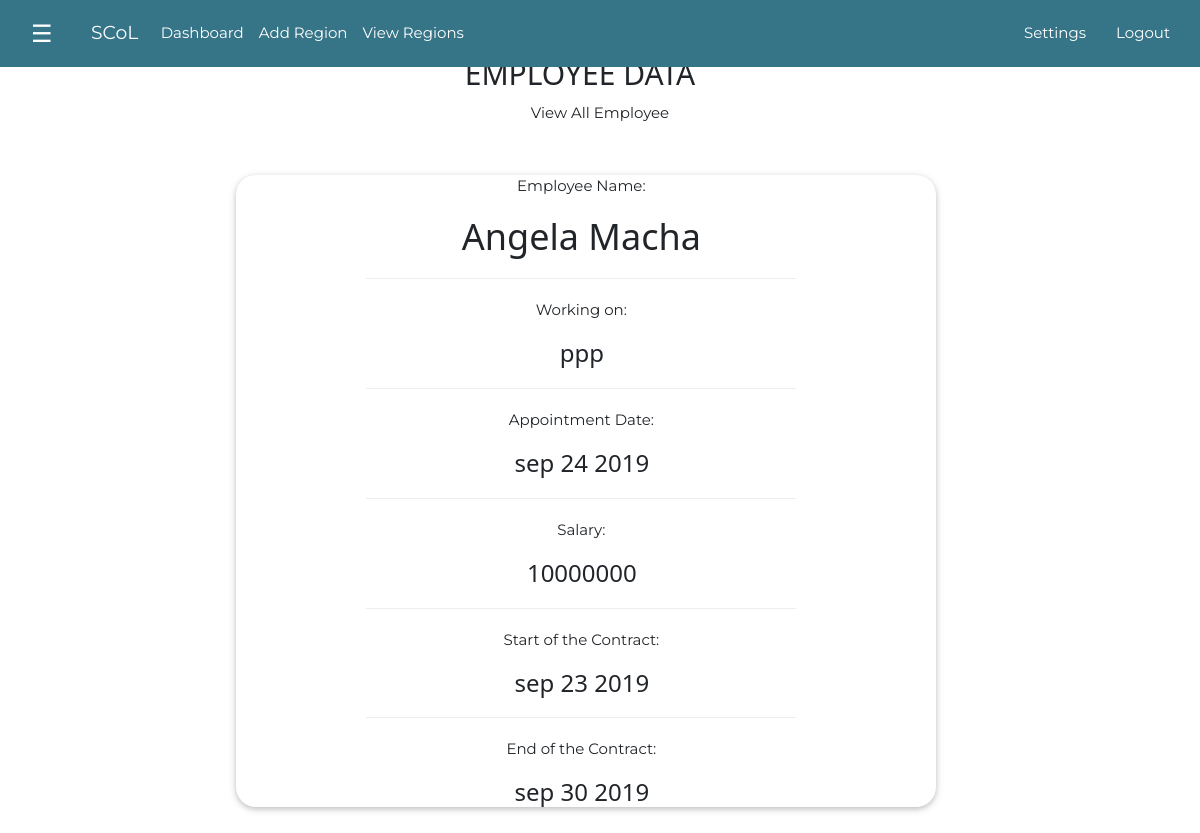
/employee_details/3/, run on the app's committed database.
### demo_app/models.py (models this page shows, shortened)
class schedule(models.Model):
    full_name = models.CharField(max_length = 50)
    project_name = models.CharField(max_length = 20)
    appointment_date = models.DateTimeField(default = timezone.now)
    salary = models.PositiveIntegerField(default = 0)
    date_of_contract = models.DateTimeField(default = timezone.now)
    end_of_contract = models.DateTimeField(default = timezone.now)
    days_remained = models.PositiveIntegerField(default = 0)
    class Meta:
        verbose_name_plural = 'Schedules'

### demo_app/views.py (the view)
# urls.py: path('employee_details/<int:id>/', views.viewEmployee, name='employeeView'),
def viewEmployee(request, id):
    get_data = get_object_or_404(schedule, pk = id)
    context = {
        'myData': get_data,
    }
    myTemplate =  'demo/viewEmployee.html'
    return render(request,myTemplate,context)

### demo_app/templates/demo/viewEmployee.html
{% extends 'demo/base.html' %}
{% block content%}
<div class="outer_container">
        <div class="container">
            <div class="row">
                <div class="col-md-8 offset-md-2">
                    <div class="contents">
                      <h2>EMPLOYEE DATA</h2>
                      <a href="{% url 'view_employee' %}">View All Employee</a>
                        <div class=" w3-card ">
                          <div class="details">
                            <label for="#h1">Employee Name:</label><h1 id="h1">{{myData.full_name}}</h1>
                            <hr>
                            <label for="#h3">Working on:</label><h3 id="h3">{{myData.project_name}}</h3>
                            <hr>
                            <label for="#h4">Appointment Date:</label><h3 id="h4">{{myData.appointment_date | date:'b d Y'}}</h3>
                            <hr>
                            <label for="#h5">Salary:</label><h3 id="h5">{{myData.salary}}</h3>
                            <hr>
                            <label for="#h6">Start of the Contract:</label><h3 id="h6">{{myData.date_of_contract| date:'b d Y'}}</h3>
                            <hr>
                            <label for="#h7">End of the Contract:</label><h3 id="h7">{{myData.end_of_contract | date:'b d Y'}}</h3>
                          </div>
                        </div>
                      </div>
                </div>
            </div>
        </div>
    </div>
{% endblock%}

### demo_app/static/css/w3.css (style rules this page uses)
html { box-sizing:border-box }
*,*:before,*:after { box-sizing:inherit }
html { -ms-text-size-adjust:100%;-webkit-text-size-adjust:100% }
body { margin:0 }
a { background-color:transparent }
hr { box-sizing:content-box;height:0;overflow:visible }
html,body { font-family:Verdana,sans-serif;font-size:15px;line-height:1.5 }
html { overflow-x:hidden }
h1 { font-size:36px }
h2 { font-size:30px }
h3 { font-size:24px }
h1,h2,h3,h4,h5,h6 { font-family:"Segoe UI",Arial,sans-serif;font-weight:400;margin:10px 0 }
hr { border:0;border-top:1px solid #eee;margin:20px 0 }
a { color:inherit }
.w3-card,.w3-card-2 { box-shadow:0 2px 5px 0 rgba(0,0,0,0.16),0 2px 10px 0 rgba(0,0,0,0.12) }

### demo_app/static/css/style.css (style rules this page uses)
body { font-family: "Montserrat", sans-serif; transition: background-color .5s; }
.outer_container .container .row .contents { margin-left: 0px !important; margin-top: 40px !important; text-align: center; }
.outer_container .container .row .contents h2 { margin-left: -40px; }
.outer_container .container .row .contents .w3-card { margin-left: 0px !important; margin-top: 50px !important; width: 700px; padding-left: 130px; padding-right:140px; border-radius: 20px; }
.outer_container .container .row .contents .w3-card h3 { margin-left: 1px !important; }

### data on the page
schedule: full_name "Angela Macha", project_name "ppp", appointment_date "sep 24 2019", salary "10000000", date_of_contract "sep 23 2019", end_of_contract "sep 30 2019"
